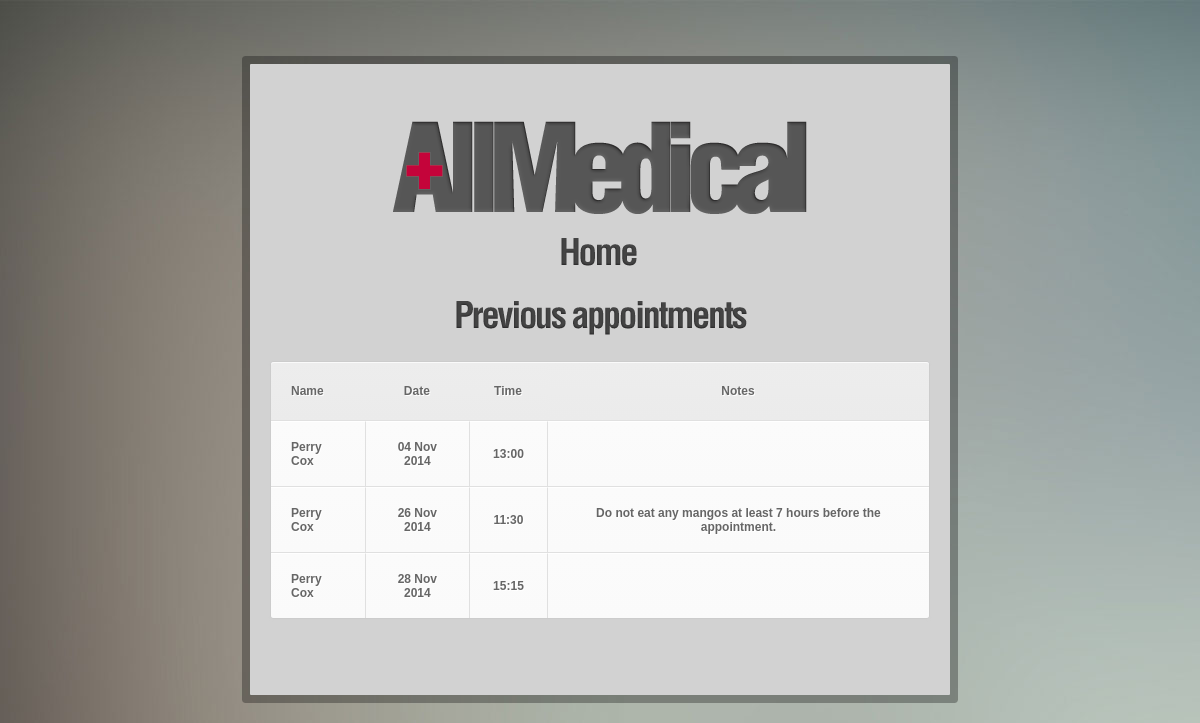
Page /previous.php (signed in) on the earlier database version.
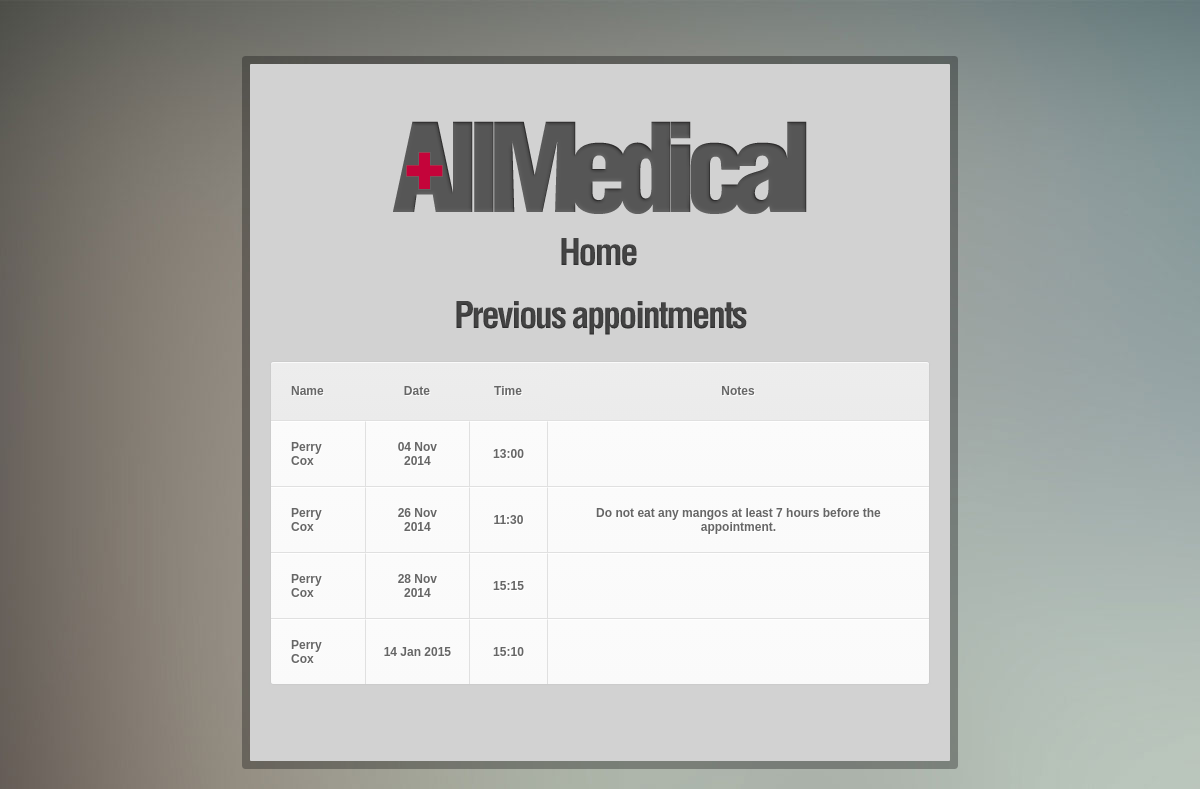
Same page on the later database version.
### tables this page shows
CREATE TABLE IF NOT EXISTS `appointments` (
  `dr_uid` int(11) NOT NULL,
  `p_uid` int(11) NOT NULL,
  `date` datetime NOT NULL,
  `notes` varchar(100) NOT NULL,
  `p_notes` varchar(100) NOT NULL
);

### previous.php (the view, shortened to what this page needs)
<!DOCTYPE html>
<html lang="en">
	<head>
	<?php
	$uid = $_SESSION['email'];
	$query = mysql_query("SELECT * FROM `user-info` where uid = '$uid'") or die(mysql_error());
	$row = mysql_fetch_array($query) or die("Failed " . mysql_error());
	$usertype = $row['usertype'];
	if($usertype == 'doctor') {
	$appointment_query = mysql_query("SELECT * FROM `appointments` where dr_uid = '$uid' AND date < SYSDATE() order by date") or die(mysql_error());
	}
	else {
	$appointment_query = mysql_query("SELECT * FROM `appointments` where p_uid = '$uid' AND date < SYSDATE() order by date") or die(mysql_error());
	}
	?>
	</head>
	<body>
	<br><br><br><br>
	<div id="center" align="center">
	<br><br><br><br>
	<div id="logo"></div><br>
	<a href = "/wad/"><div id="home"></div></a>
	<br>
	<div id="previous"></div>
	<table cellspacing='0'>
	<tr><th>Name</th><th>Date</th><th>Time</th><th>Notes</th></tr>
	<?php
	while($row = mysql_fetch_array($appointment_query)){
	if ($usertype == 'doctor') {
		$uid = $row['p_uid'];
		$notes = $row['notes'];
		$query = mysql_query("SELECT * FROM `user-info` where uid = '$uid'") or die(mysql_error());
		$row_temp = mysql_fetch_array($query) or die("Failed " . mysql_error());
		$name = "<a href = \"/wad/profile.php?uid=".$uid."\">".$row_temp['firstname']." ".$row_temp['lastname']."</a>";
	}
	else {
		$uid = $row['dr_uid'];
		$notes = $row['p_notes'];
		$query = mysql_query("SELECT * FROM `user-info` where uid = '$uid'") or die(mysql_error());
		$row_temp = mysql_fetch_array($query) or die("Failed " . mysql_error());
		$name = $row_temp['firstname']." ".$row_temp['lastname'];
	}
	$time = date('G:i', strtotime($row['date']));
	$date = date('d M Y', strtotime($row['date']));
    print "<tr><td>".$name."</td><td>".$date."</td><td>".$time."</td><td>".$notes."</td></tr>";
	}
	print "</table>";
	?>
	<br><br><br><br>
	</div>
	<br><br><br><br>
	</body>
</html>

### previous.php (style rules this page uses)
body { background-image: url(img/background.jpg); font-family: Helvetica; font-weight: bold; font-size: 12px; color: #424242; }
div { background-color: #D2D2D2; alignment-adjust: central; }
a:link { color: #373737; text-decoration: none; }
#center { margin-left: auto; margin-right: auto; width: 700px; border-radius: 1px; box-shadow: 0px 0px 0px 8px rgba(0,0,0,0.3); }
#home { background-color: rgba(0, 0, 0, 0); width: 98px; height: 50px; background-image: url(img/home.png); }
#logo { background-color: rgba(0, 0, 0, 0); width: 416px; height: 95px; background-image: url(img/AllMedical-logo.png); }
#previous { background-color: rgba(0, 0, 0, 0); width: 312px; height: 48px; background-image: url(img/previous.png); }
table { font-family:Arial, Helvetica, sans-serif; color:#666; font-size:12px; text-shadow: 1px 1px 0px #fff; background:#eaebec; margin:20px; border:#ccc 1px solid; -moz-border-radius:3px; -webkit-border-radius:3px; border-radius:3px; -moz-box-shadow: 0 1px 2px #d1d1d1; -webkit-box-shadow: 0 1px 2px #d1d1d1; box-shadow: 0 1px 2px #d1d1d1; }
table th { padding:21px 25px 22px 25px; border-top:1px solid #fafafa; border-bottom:1px solid #e0e0e0; background: #ededed; background: -webkit-gradient(linear, left top, left bottom, from(#ededed), to(#ebebeb)); background: -moz-linear-gradient(top, #ededed, #ebebeb); }
table th:first-child { text-align: left; padding-left:20px; }
table tr:first-child th:first-child { -moz-border-radius-topleft:3px; -webkit-border-top-left-radius:3px; border-top-left-radius:3px; }
table tr:first-child th:last-child { -moz-border-radius-topright:3px; -webkit-border-top-right-radius:3px; border-top-right-radius:3px; }
table tr { text-align: center; padding-left:20px; }
table tr td:first-child { text-align: left; padding-left:20px; border-left: 0; }
table tr td { padding:18px; border-top: 1px solid #ffffff; border-bottom:1px solid #e0e0e0; border-left: 1px solid #e0e0e0; background: #fafafa; background: -webkit-gradient(linear, left top, left bottom, from(#fbfbfb), to(#fafafa)); background: -moz-linear-gradient(top, #fbfbfb, #fafafa); }
table tr:last-child td { border-bottom:0; }
table tr:last-child td:first-child { -moz-border-radius-bottomleft:3px; -webkit-border-bottom-left-radius:3px; border-bottom-left-radius:3px; }
table tr:last-child td:last-child { -moz-border-radius-bottomright:3px; -webkit-border-bottom-right-radius:3px; border-bottom-right-radius:3px; }

Differences in the rows shown:
added appointments: user-info.firstname+lastname "Perry Cox", date "14 Jan 2015", date "15:10"
